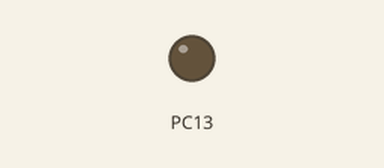
This sketch was run on a simulated STM32 Blue Pill. On the bench: output pins drawn as LEDs (lit = HIGH). What the sketch prints to the serial monitor is not drawn.

Above: at 2.5 s.
Timing chart, 0 to 6.5 s (numbered marks = the images above):
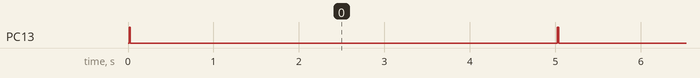

The sketch:

STM32_I2C_Scanner.ino
```cpp
#include <Wire.h>
#include <Adafruit_INA260.h>
#include <HardwareSerial.h>

// Define Serial2 on PA2 (TX2) and PA3 (RX2)
//HardwareSerial Serial2(PA3, PA2);  // RX, TX

void setup() {
  // Initialize USB Serial for debugging
  Serial.begin(9600);

  // Setup the LED pin
  pinMode(PC13, OUTPUT);

  // Initialize I2C2 on PB11 (SDA) and PB10 (SCL)
  Wire.setSDA(PB11);
  Wire.setSCL(PB10);
  Wire.begin();

  // Scan I2C bus
  Serial.println("Scanning I2C bus on I2C2...");
  scanI2C();
}

void loop() {
  // Blink the LED
  digitalWrite(PC13, HIGH);
  // Continuously scan the I2C bus
  scanI2C();
  digitalWrite(PC13, LOW);
  delay(5000);
}

void scanI2C() {
  byte error, address;
  int nDevices = 0;

  Serial.println("I2C Devices:");
  for (address = 1; address < 127; address++) {
    Wire.beginTransmission(address);
    error = Wire.endTransmission();

    if (error == 0) {
      Serial.print("Found device at 0x");
      Serial.println(address, HEX);
      nDevices++;
    }
    else if (error == 4) {
      Serial.print("Unknown error at address 0x");
      Serial.println(address, HEX);
    }
  }

  if (nDevices == 0) {
    Serial.println("No I2C devices found\n");
  }
  else {
    Serial.println("Scan complete\n");
  }
}
```

Measured:
- by itself, PC13: alternates HIGH for 0.01 s and LOW for 5.0 s
